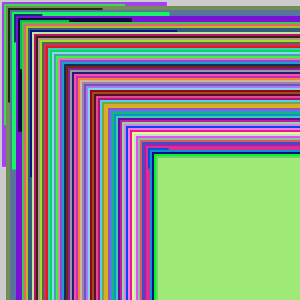
Frame 1 (no input)
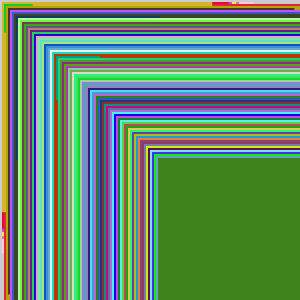
Frame 60 (the mouse pressed at the canvas centre just before this capture)
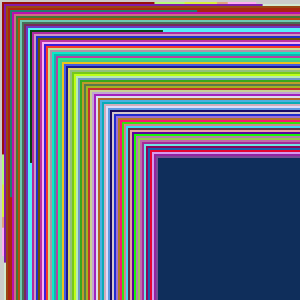
Frame 120 (the mouse held since frame 60 and released just before this capture)

The Processing sketch that drew these frames (run headless with seeded random() and noise(); from frame 60 on, the mouse is pressed at the canvas centre):

// Processing sketch: loops2
// ── loops2.pde
color a = color(255, 0, 0);
float b = float(0);
float c = float(0);
float d = float(0);

void setup(){
size(300, 300);
//noLoop ();
};


void draw(){
  
for (int i= 1; i < 80; i += 1) {

  noStroke();
  b = random(255);
  c = random(255);
  d = random(255);
  int(b);
  int(c);
  int(d);
  a = color(b, c, d);
fill(a);
   square(i*2, i*2, i*b);
  println("this is always running when looping");
  println(i);
}
}


void keyPressed() {
if (key == 'p') {
    noLoop ();
}

if (key == 'l') {
   loop ();
}


}
